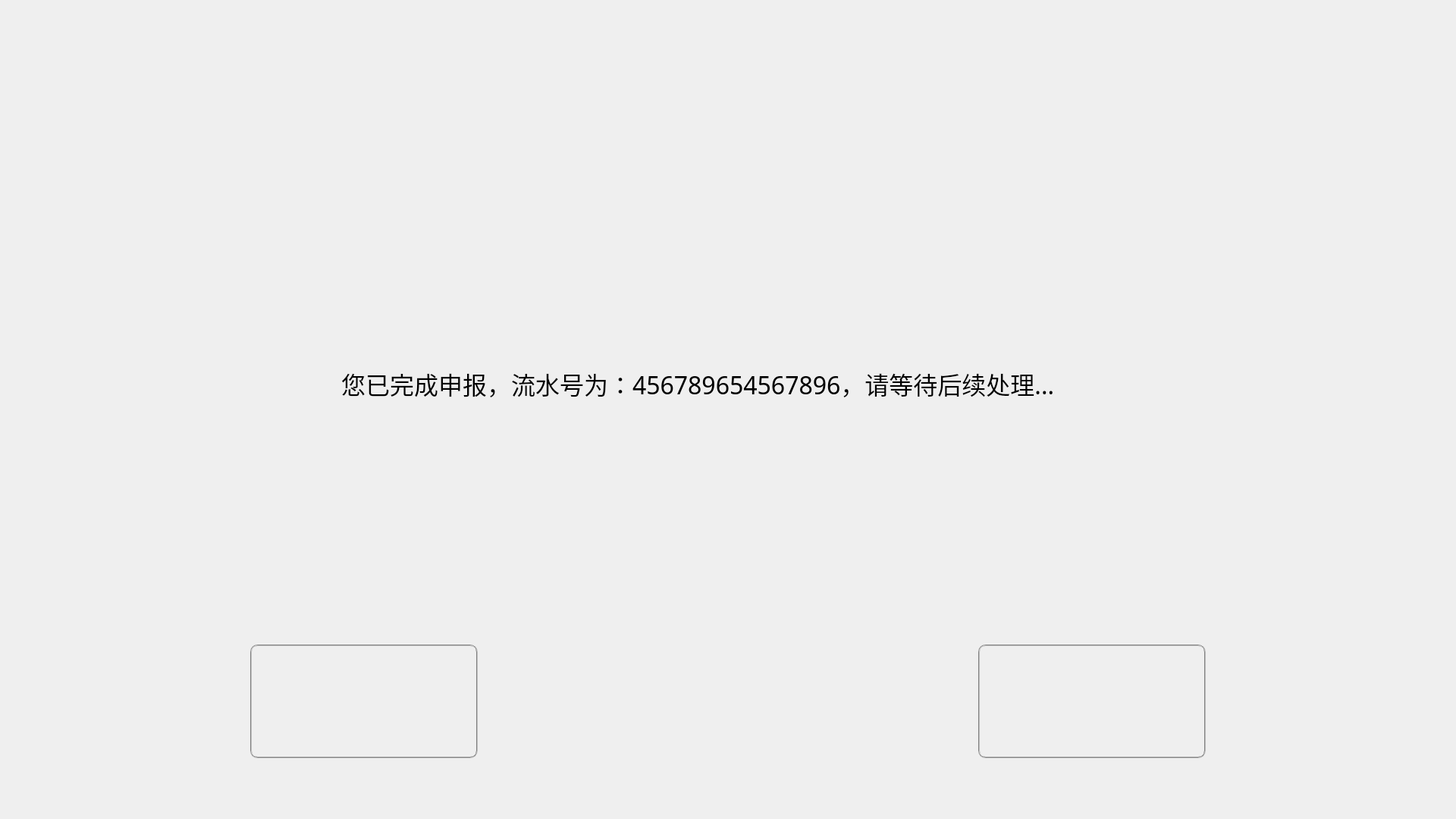
<?xml version="1.0" encoding="UTF-8"?>
<ui version="4.0">
 <class>PaytaxDoneDialog</class>
 <widget class="QDialog" name="PaytaxDoneDialog">
  <property name="geometry">
   <rect>
    <x>0</x>
    <y>0</y>
    <width>1920</width>
    <height>1080</height>
   </rect>
  </property>
  <property name="windowTitle">
   <string>PaytaxDoneDialog</string>
  </property>
  <property name="styleSheet">
   <string notr="true">#PaytaxDoneDialog{border-image: url(:/Resources/Images/background.png);}</string>
  </property>
  <widget class="QPushButton" name="pBtnDone">
   <property name="geometry">
    <rect>
     <x>1290</x>
     <y>850</y>
     <width>300</width>
     <height>150</height>
    </rect>
   </property>
   <property name="font">
    <font>
     <pointsize>22</pointsize>
    </font>
   </property>
   <property name="styleSheet">
    <string notr="true">border:2px groove gray;border-radius:10px;padding:2px 4px;
border-image: url(:/Resources/Images/finishon.png);</string>
   </property>
   <property name="text">
    <string/>
   </property>
  </widget>
  <widget class="QPushButton" name="pBtnHomepage">
   <property name="geometry">
    <rect>
     <x>330</x>
     <y>850</y>
     <width>300</width>
     <height>150</height>
    </rect>
   </property>
   <property name="font">
    <font>
     <family>Algerian</family>
     <pointsize>22</pointsize>
    </font>
   </property>
   <property name="styleSheet">
    <string notr="true">border:2px groove gray;border-radius:10px;padding:2px 4px;
border-image: url(:/Resources/Images/cancelon.png);</string>
   </property>
   <property name="text">
    <string/>
   </property>
  </widget>
  <widget class="QLabel" name="label">
   <property name="geometry">
    <rect>
     <x>450</x>
     <y>420</y>
     <width>1241</width>
     <height>171</height>
    </rect>
   </property>
   <property name="font">
    <font>
     <family>宋体</family>
     <pointsize>24</pointsize>
    </font>
   </property>
   <property name="text">
    <string>您已完成申报，流水号为：456789654567896，请等待后续处理...</string>
   </property>
  </widget>
 </widget>
 <layoutdefault spacing="6" margin="11"/>
 <resources>
  <include location="paytaxdonedialog.qrc"/>
 </resources>
 <connections/>
</ui>
